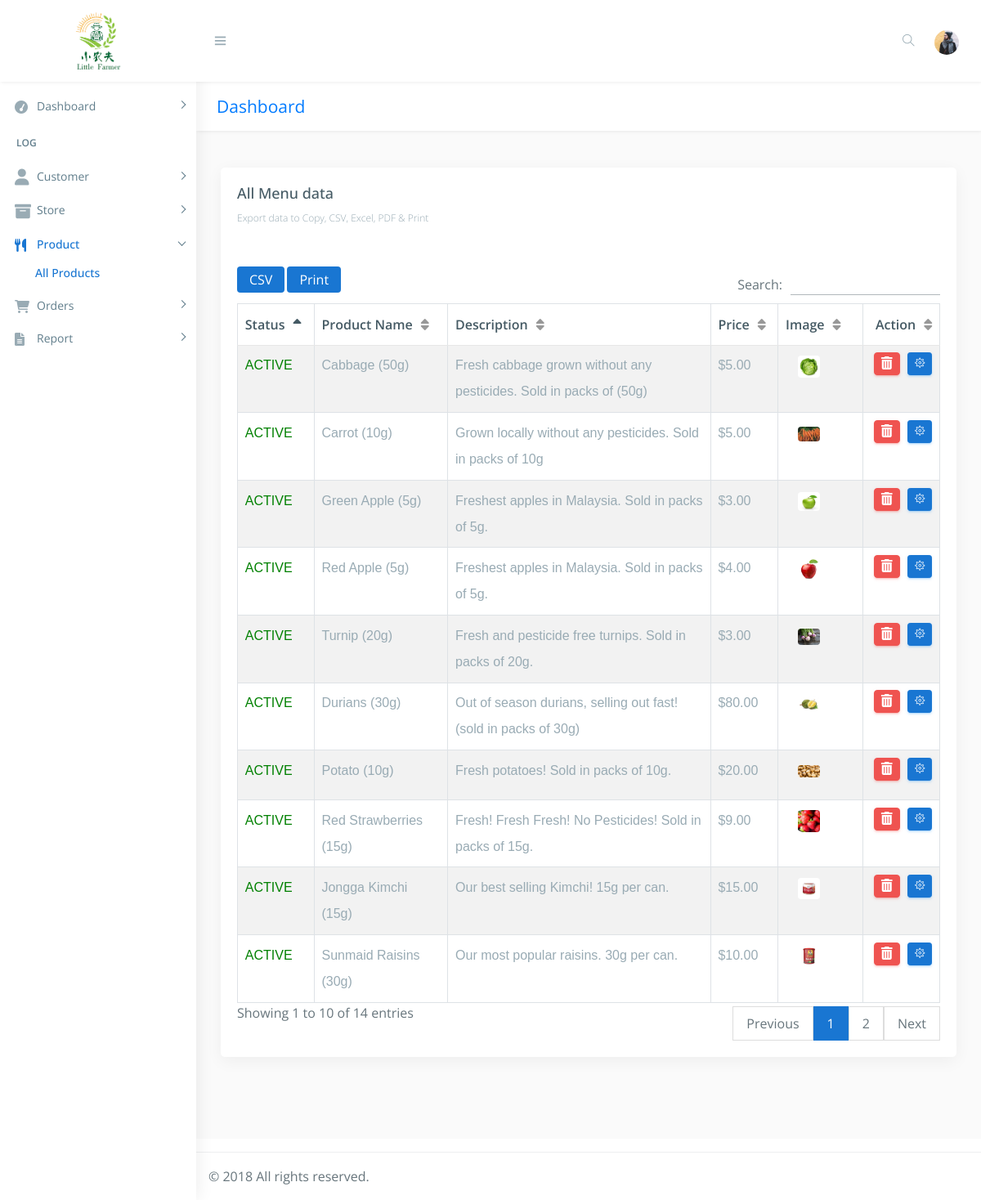
Screenshot of /seller/all_menu.php (signed in) with the database file from the repository.
### tables this page shows
CREATE TABLE `product` (
  `product_id` int(11) NOT NULL,
  `product_name` varchar(255) NOT NULL,
  `product_image` text NOT NULL,
  `descr` varchar(500) NOT NULL,
  `weight` int(5) NOT NULL,
  `categories_id` int(11) NOT NULL,
  `quantity` decimal(11,3) NOT NULL,
  `price` decimal(10,2) NOT NULL,
  `owner` text NOT NULL,
  `active` int(11) NOT NULL DEFAULT 0,
  `status` int(11) NOT NULL DEFAULT 0
);

### seller/all_menu.php (the view, shortened to what this page needs)
<!DOCTYPE html>
<html lang="en">
<?php
include("../connection/connect.php");
?>
<head>
    <link href="css/lib/bootstrap/bootstrap.min.css" rel="stylesheet">
    <link href="css/helper.css" rel="stylesheet">
    <link href="css/style.css" rel="stylesheet">
</head>
<body class="fix-header fix-sidebar">
    <div id="main-wrapper">
		<?php
        include("sidebar.php");
        ?>
        <div class="page-wrapper">
            <div class="row page-titles">
                <div class="col-md-5 align-self-center">
                    <h3 class="text-primary">Dashboard</h3> </div>
            </div>
            <div class="container-fluid">
                <div class="row">
                    <div class="col-12">
						     <div class="card">
                            <div class="card-body">
                                <h4 class="card-title">All Menu data</h4>
                                <h6 class="card-subtitle">Export data to Copy, CSV, Excel, PDF & Print</h6>
                                <div class="table-responsive m-t-40">
                                    <table id="example23" class="display nowrap table table-hover table-striped table-bordered" cellspacing="0" width="100%">
                                        <thead>
                                            <tr>
												<th>Status</th>
                                                <th>Product Name</th>
                                                <th>Description</th>
                                                <th>Price</th>
                                                <th>Image</th>
                                               <th>Action</th>
                                            </tr>
                                        </thead>
                                        <tbody>
                                               	<?php
												if($_SESSION['adm_co'] == "SUPA")
													$sql="SELECT * FROM product ORDER BY active";
												else
													$sql="SELECT * FROM product WHERE owner = '".$_SESSION['store']."' ORDER BY active";
												$query=mysqli_query($db,$sql);
													if(!mysqli_num_rows($query) > 0 )
														{
															echo '<td colspan="11"><center>No product data!</center></td>';
														}
													else
														{
															while($rows=mysqli_fetch_array($query))
															{
																if($rows['active'] == 1){
																	$status = 'ACTIVE';
																	$fontColor = 'green';
																}
																else{
																	$status = 'DEACTIVE';
																	$fontColor = 'red';
																}
																	echo '<tr><td style="color:'.$fontColor.'" >'.$status.'</td>
																		<td>'.$rows['product_name'].'</td>
																		<td>'.$rows['descr'].'</td>
																		<td>$'.$rows['price'].'</td>
																		<td><div class="col-md-3 col-lg-8 m-b-10">
																				<center><img src="'.$rows['product_image'].'" class="img-responsive  radius" style="max-height:100px;max-width:150px;" /></center>
																			</div>
																		</td>
																		<td>
																			<a href="delete_menu.php?menu_del='.$rows['product_id'].'" class="btn btn-danger btn-flat btn-addon btn-xs m-b-10"><i class="fa fa-trash-o" style="font-size:16px"></i></a>
																			<a href="update_menu.php?menu_upd='.$rows['product_id'].'" class="btn btn-info btn-flat btn-addon btn-sm m-b-10 m-l-5"><i class="ti-settings"></i></a>
																		</td></tr>';
															}
														}
											?>
                                        </tbody>
                                    </table>
                                </div>
                            </div>
                        </div>
						 </div>
                            </div>
                        </div>
                    </div>
                </div>
            <footer class="footer"> © 2018 All rights reserved. </footer>
</body>
</html>

### seller/css/helper.css (style rules this page uses)
.m-t-40 { margin-top: 40px!important; }
.m-b-10 { margin-bottom: 10px!important; }
.m-l-5 { margin-left: 5px!important; }

### rows the page displays
product: active "ACTIVE", product_name "Cabbage (50g)", descr "Fresh cabbage grown without any pesticides. Sold in packs of (50g)", price "5.00", product_image (picture)
product: active "ACTIVE", product_name "Carrot (10g)", descr "Grown locally without any pesticides. Sold in packs of 10g", price "5.00", product_image (picture)
product: active "ACTIVE", product_name "Green Apple (5g)", descr "Freshest apples in Malaysia. Sold in packs of 5g.", price "3.00", product_image (picture)
product: active "ACTIVE", product_name "Red Apple (5g)", descr "Freshest apples in Malaysia. Sold in packs of 5g.", price "4.00", product_image (picture)
product: active "ACTIVE", product_name "Turnip (20g)", descr "Fresh and pesticide free turnips. Sold in packs of 20g.", price "3.00", product_image (picture)
product: active "ACTIVE", product_name "Durians (30g)", descr "Out of season durians, selling out fast! (sold in packs of 30g)", price "80.00", product_image (picture)
product: active "ACTIVE", product_name "Potato (10g)", descr "Fresh potatoes! Sold in packs of 10g.", price "20.00", product_image (picture)
product: active "ACTIVE", product_name "Red Strawberries (15g)", descr "Fresh! Fresh Fresh! No Pesticides! Sold in packs of 15g.", price "9.00", product_image (picture)
product: active "ACTIVE", product_name "Jongga Kimchi (15g)", descr "Our best selling Kimchi! 15g per can.", price "15.00", product_image (picture)
product: active "ACTIVE", product_name "Sunmaid Raisins (30g)", descr "Our most popular raisins. 30g per can.", price "10.00", product_image (picture)
